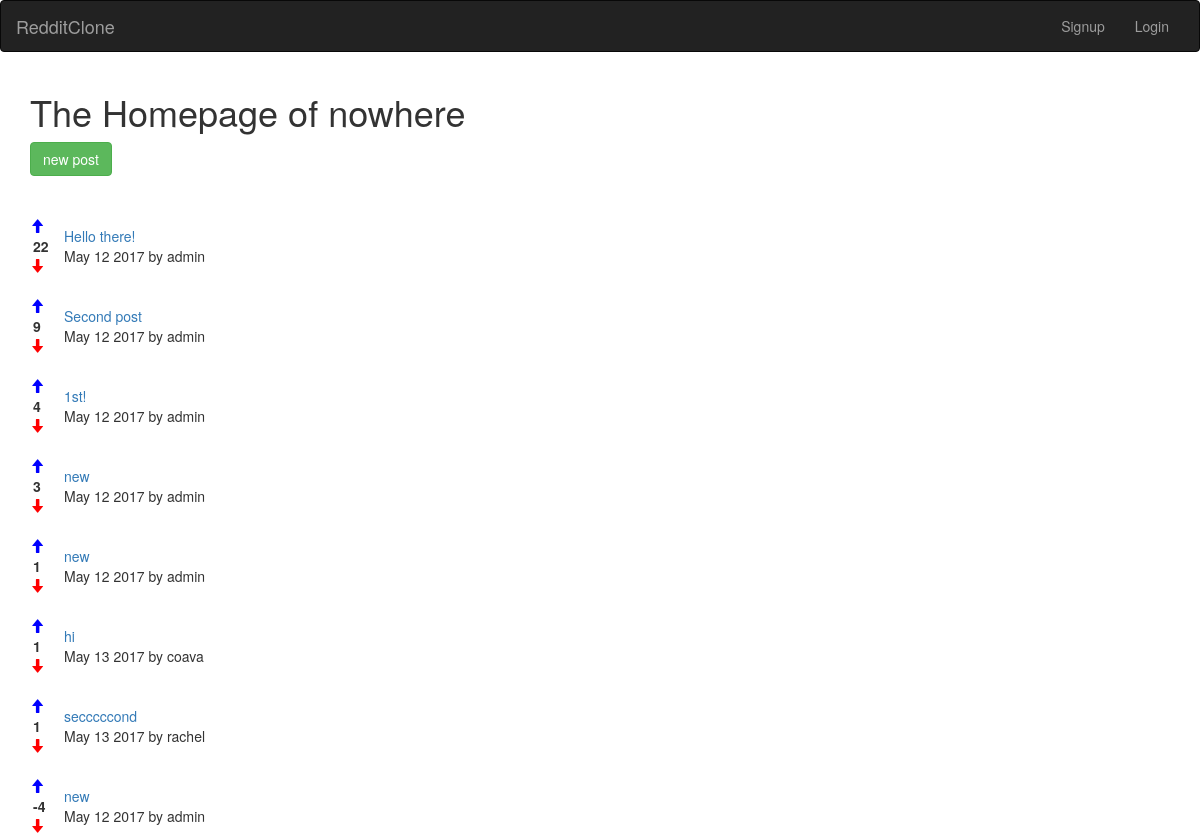
Before: / with the older database file.
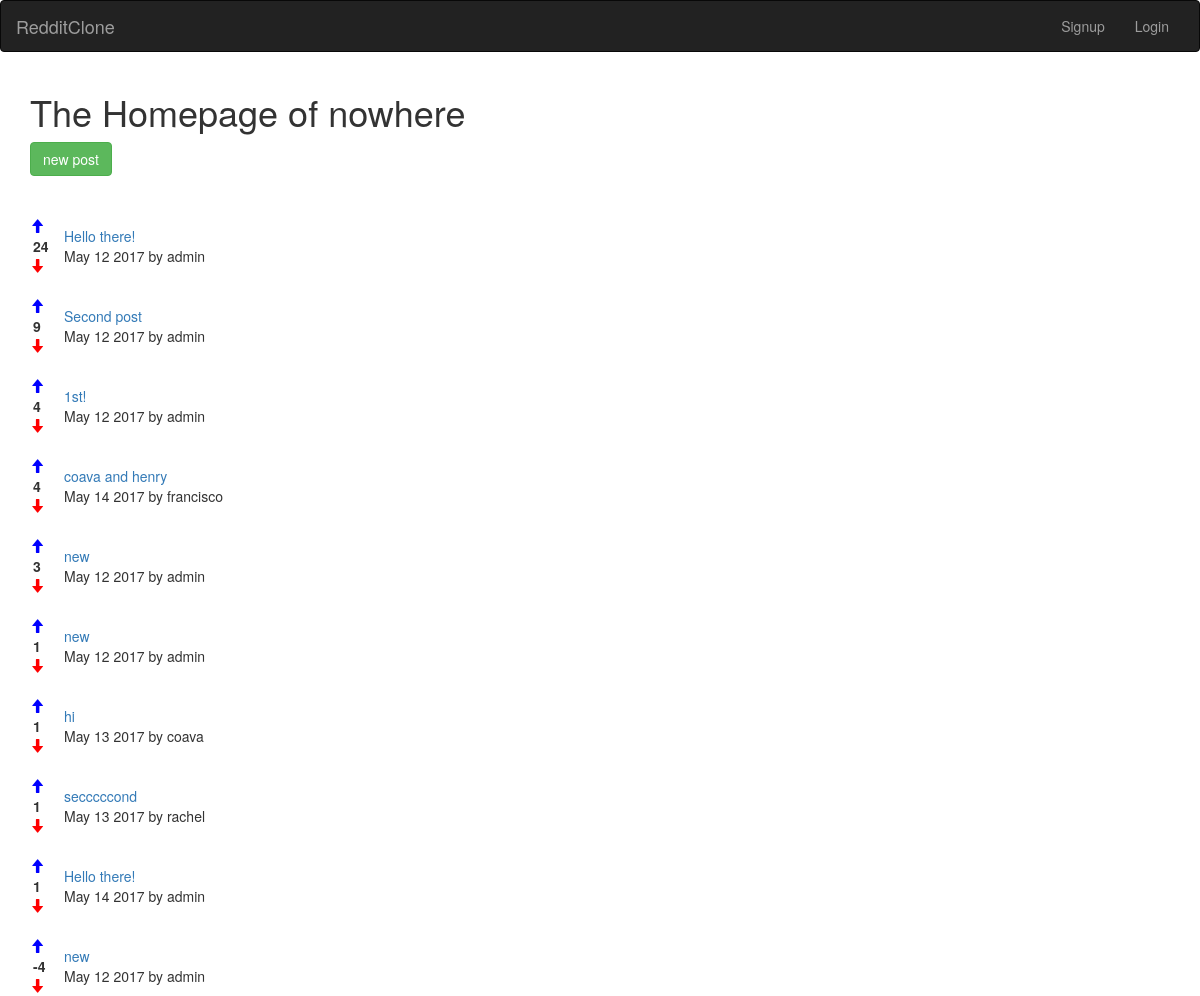
After: the same page with the newer database file.
### posts/models.py (models this page shows)
class Posts(models.Model):
    title = models.CharField(max_length=200)
    url = models.TextField()
    pub_date = models.DateTimeField()
    author = models.ForeignKey(User)
    votes_total = models.IntegerField(default=1)
    def pub_date_pretty(self):
        return self.pub_date.strftime('%b %e %Y')

### posts/views.py (the view)
# urls.py: 2. Add a URL to urlpatterns:  url(r'^$', views.home, name='home')
def home(request):
    posts = Posts.objects.order_by('-votes_total')
    return render(request, 'posts/home.html', {'posts': posts})

### posts/templates/posts/home.html (shortened to what this page needs)
{% extends 'base.html' %}
{% block content %}
<h1>The Homepage of nowhere</h1>
<a class="btn btn-success" href="{% url 'posts:create' %}">new post</a>
<br>
<br>
{% for post in posts.all %}
<table>
	<tr>
		<td>
			<a href="#" onClick="document.getElementById('upvote{{ post.id }}').submit()">
				<span class="glyphicon glyphicon-arrow-up" aria-hidden="true" style="padding-right: 20px; color: blue;"></span>
			</a>
			<br><strong style="padding-left: 3px;">{{ post.votes_total }}</strong><br>
			<a href="#" onClick="document.getElementById('downvote{{ post.id }}').submit()">
			<span class="glyphicon glyphicon-arrow-down" aria-hidden="true" style="color: red;"></span>
			</a>
		</td>
		<td>
			<a href="{{ post.url }}" target="_blank">{{ post.title }}</a>
			<br>{{ post.pub_date_pretty }} by {{ post.author.username }}
		</td>
	</tr>
	<br>
</table>
{% endfor %}
{% endblock %}

### templates/base.html (shortened to what this page needs)
<!DOCTYPE html>
<html lang="en">
  <head>
    <link rel="stylesheet" href="https://maxcdn.bootstrapcdn.com/bootstrap/3.3.7/css/bootstrap.min.css">
  </head>
  <body>
    <nav class="navbar navbar-inverse">
      <div class="container-fluid">
        <div class="navbar-header">
          <a class="navbar-brand" href="{% url 'home' %}">RedditClone</a>
        </div>
        <div class="collapse navbar-collapse" id="mynav">
          <ul class="nav navbar-nav navbar-right">
            {% if user.is_authenticated %}
            <li><a href="{% url 'posts:userposts' user.id %}">hello, {{ request.user.username }}</a></li>
            <li><a href="#" onClick="document.getElementById('logout').submit()">Logout</a></li>
            <form id="logout" method="POST" action="{% url 'accounts:logout' %}">
              {% csrf_token %}
              <input type="hidden">
            </form>
            {% else %}
            <li><a href="{% url 'accounts:signup' %}">Signup</a></li>
            <li><a href="{% url 'accounts:login' %}">Login</a></li>
            {% endif %}
          </ul>
        </div>
      </div>
    </nav>
    <div class="container">
      {% block content %}
      {% endblock %}
    </div>
  </body>
</html>

Changed rows visible on the page:
changed Posts (number 1 of 10 on the later page): votes_total "22" → "24"
added Posts: votes_total "4", title "coava and henry", pub_date_pretty "May 14 2017", author.username "francisco"
added Posts: votes_total "1", title "Hello there!", pub_date_pretty "May 14 2017", author.username "admin"
